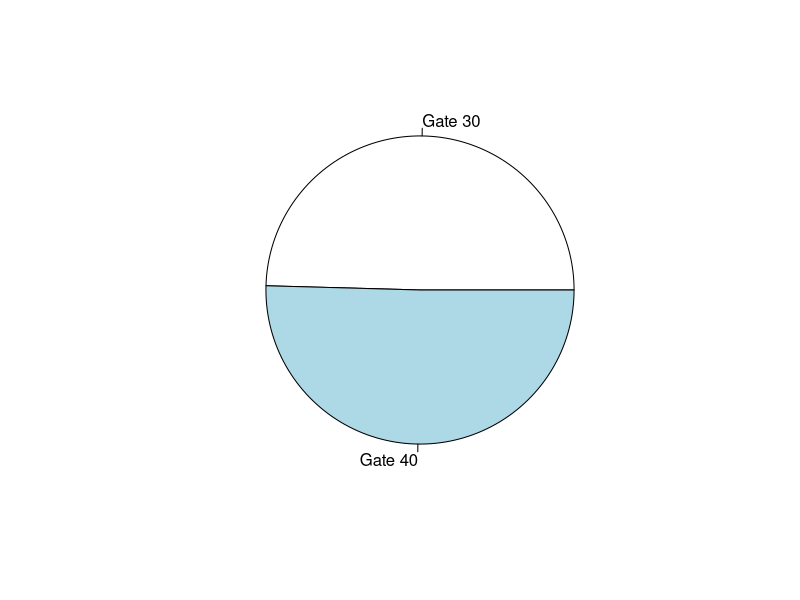
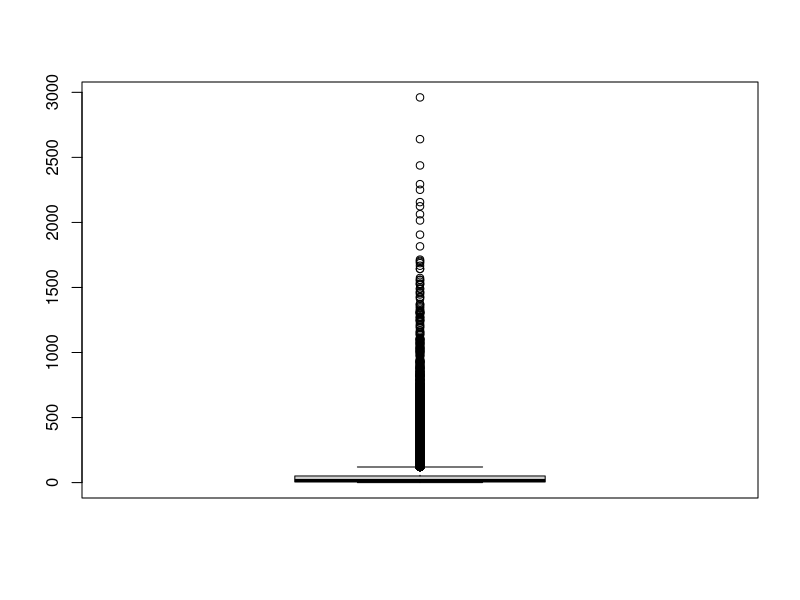
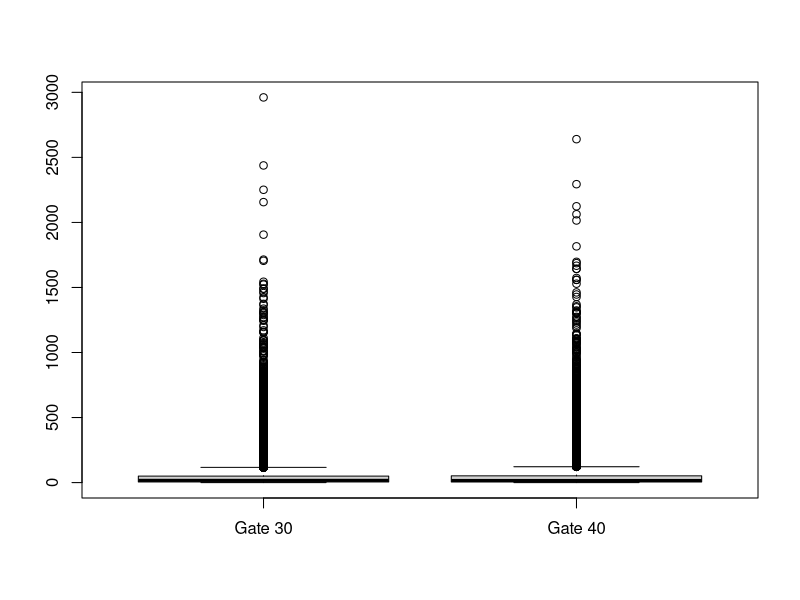
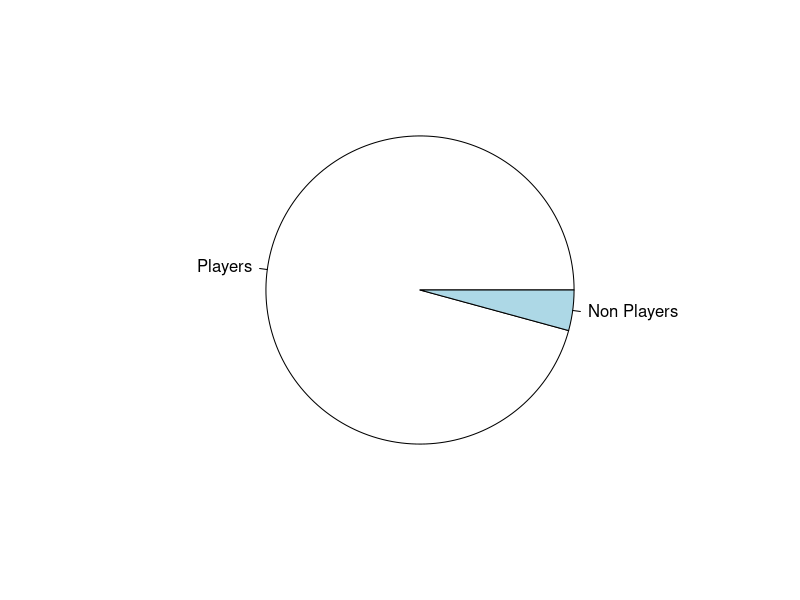
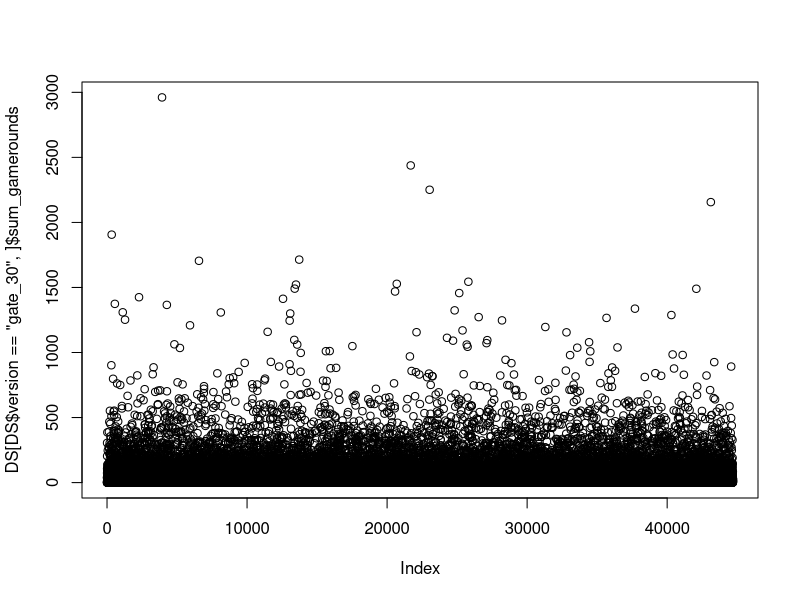
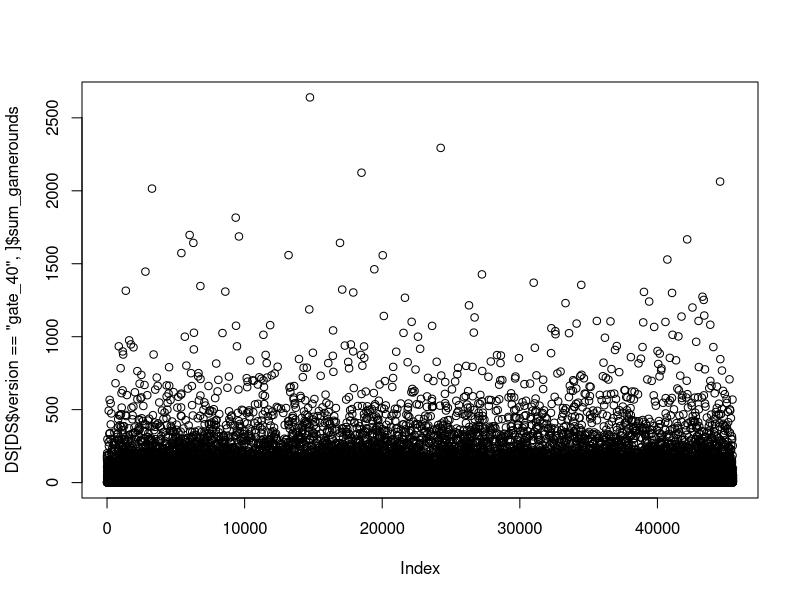

Write R code to recreate these figures, in order.
## ---- chunk 1
knitr::opts_chunk$set(echo = TRUE)
#Importar les llibreries
library(dplyr)
## ---- chunk 2
# Load datasets
DS <- read.csv("cookie_cats_ABtest.csv")
nrow(DS)
ncol(DS)
summary(DS)

## ---- chunk 3
# Load datasets
PR <- read.csv("cookie_cats_purch.csv")
nrow(PR)
ncol(PR)
summary(PR)


## ---- chunk 4
unique(DS$version)
unique(DS$sum_gamerounds)
unique(DS$retention_1) #Doing this we can search inconsistencies, like there are FALSE " false" and TRUE " true " variables when it should only be FALSE and TRUE

DS$retention_1[DS$retention_1 == "false "] = FALSE #Changing that "false " into FALSE so we have only one FALSE value
DS$retention_1[DS$retention_1 == "  true "] = TRUE #Changing that " true " into TRUE so we have only one TRUE value

unique(DS$retention_1) #to check if we change the values correctly.
DS$retention_1 = as.logical(DS$retention_1) #now our values in retention_1 are logical values. Before doing that they where strings.
unique(DS$retention_1) #to check if we change the values correctly again.
unique(DS$retention_7) 

DS <- DS[-which.max(DS$sum_gamerounds),] #We remove the max sum_gamerounds that is very very high

## ---- chunk 5
#Check the data set for inconsistencies on the values
unique(PR$id)
unique(PR$purch)

#Change all negatives values to positives values
PR$purch <- gsub("-", "", PR$purch)

#Remove all NA values in the dataset
PR <- na.omit(PR)

#Check again to be sure there are no more inconsistencies
unique(PR$id)
unique(PR$purch)

## ---- chunk 6
totalUserAmmount <- length(DS$userid)
totalUserAmmount
## ---- chunk 7
#Check the ammount of users for each group of the A/B test
g30_UserAmmount <- length(DS$userid[DS$version == "gate_30"])
g40_UserAmmount <- length(DS$userid[DS$version == "gate_40"])

#Verify that the sum of the ammount of users per group is equal to the totalilty of users
g30_UserAmmount + g40_UserAmmount == totalUserAmmount

g30_Percentile <- (g30_UserAmmount / totalUserAmmount) * 100
g30_Percentile

g40_Percentile <- (g40_UserAmmount / totalUserAmmount) * 100
g40_Percentile

#There's a slightly higher ammount of users in gate40 than in gate30, precisely an 0.87% more
(g40_Percentile - g30_Percentile) 

#We draw a pie chart to see that difference more clearly
pie(c(g30_UserAmmount, g40_UserAmmount),  c("Gate 30", "Gate 40"))


## ---- chunk 8
boxplot(DS$sum_gamerounds)

## ---- chunk 9
boxplot(DS$sum_gamerounds[DS$version == "gate_30"], DS$sum_gamerounds[DS$version == "gate_40"], names = c("Gate 30", "Gate 40"))

## ---- chunk 10
# ---------- RETENTION 1 ----------
#Percentage of users with version gate_30 that are still active the day after installation (among all players with gate_30)
g30Ret1 = length(DS$version[DS$version == "gate_30" & DS$retention_1 == TRUE])
g30Ret1Percentage = (g30Ret1/ g30_UserAmmount) * 100
g30Ret1Percentage

#Percentage of users with version gate_40 that are still active the day after installation (among all players with gate_40)
g40Ret1 = length(DS$version[DS$version == "gate_40" & DS$retention_1 == TRUE])
g40Ret1Percentage = (g40Ret1/ g40_UserAmmount) * 100
g40Ret1Percentage

#There's a slighlty higher retention_1 of users in gate_30 than in gate_40
(g30Ret1Percentage - g40Ret1Percentage)

## ---- chunk 11
# ---------- RETENTION 7 ----------
#Percentage of users with version gate_30 that are still active after one week of installation (among all players with gate_30)
g30Ret7 = length(DS$version[DS$version == "gate_30" & DS$retention_7 == TRUE])
g30Ret7Percentage = (g30Ret7/ g30_UserAmmount) * 100
g30Ret7Percentage

#Percentage of users with version gate_40 that are still active after one week of installation (among all players with gate_40)
g40Ret7 = length(DS$version[DS$version == "gate_40" & DS$retention_7 == TRUE])
g40Ret7Percentage = (g40Ret7/ g40_UserAmmount) * 100
g40Ret7Percentage

#There's a slighlty higher retention_1 of users in gate_30 than in gate_40
(g30Ret7Percentage - g40Ret7Percentage)

## ---- chunk 12
#To know if there are nonplayers, we have to look sum_gamerounds. If they've played  0 rounds, it means they didn't play the game.
#Searching for non players (sum_gamerounds = 0)
nonPlayersAmmount = length(DS$sum_gamerounds[DS$sum_gamerounds == 0])
nonPlayersAmmount

#NonPlayers in percentage
nonPlayersPercentage = (nonPlayersAmmount / totalUserAmmount) * 100
nonPlayersPercentage

#Piechart
names = c("Players", "Non Players")
variables = c(totalUserAmmount, nonPlayersAmmount)

pie(variables, names)
## ---- chunk 13
#ARPU - Average Revenue Per User 
#Fixing purch to sum up all the purchases. To do that, we split our string purch to use only the numbers and get rid of EUR.
purchFixed = strsplit(PR$purch, split = "EUR")
newPurchFixed = as.vector(unlist(purchFixed))
newPurchFixed = as.numeric(newPurchFixed)

allPurch = sum(newPurchFixed)

#Now we compute our ARPU
arpu = allPurch / totalUserAmmount
arpu

#ARRPU - Average Revenue Per Paying User
#computing the number of players who pay
payingUsers = length(unique(PR$id))
arrpu = allPurch / payingUsers
arrpu

#Conversion Rate
conversionRate = payingUsers/totalUserAmmount
conversionRate

conversionRate * 100
## ---- chunk 14
plot(DS[DS$version == "gate_30",]$sum_gamerounds)
plot(DS[DS$version == "gate_40",]$sum_gamerounds)

## ---- chunk 15
#Confidence level = 95%

#Significance level = 0.05

#mean
meanGameroundsGate30 = mean(DS$sum_gamerounds[DS$version == "gate_30"])
meanGameroundsGate40 = mean(DS$sum_gamerounds[DS$version == "gate_40"])

#sd
sdGate30 = sd(DS$sum_gamerounds[DS$version == "gate_30"])
sdGate40 = sd(DS$sum_gamerounds[DS$version == "gate_40"])

#number of samples
n1 = length(DS$sum_gamerounds[DS$version == "gate_30"])
n2 = length(DS$sum_gamerounds[DS$version == "gate_40"])

#Observed statistic
diffmeans = (meanGameroundsGate40 - meanGameroundsGate30)
squareRoot = sqrt((sdGate30)^2/n1 + (sdGate40)^2/n2)
obsStat =  diffmeans/squareRoot 
obsStat

#degree of freedom (df)
p1 = ((sdGate30)^2/n1 + (sdGate40)^2/n2)^2
p2.1 = (((sdGate30)^2/n1)^2) / (n1 - 1)
p2.2 = (((sdGate40)^2/n2)^2) / (n2 - 1) 

df = p1 / (p2.1 + p2.2)
df

#pvalue
pvalue = pt(obsStat, df, lower.tail = FALSE)
pvalue

#critical value (z)
z = qt(0.05, df, lower.tail = FALSE)
z

## ---- chunk 16
obsStat > z
